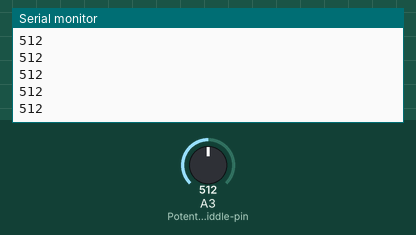
The program below on a simulated Arduino Micro, built with avr-gcc and run on an emulated ATmega32U4. Shown: the last lines printed to the serial monitor. The test bench sets the inputs (shaded band); at power-on: A3 (Potentiometer_middle-pin) = 512. USB keyboard and mouse output is not drawn.

Above: at 1.2 s.
1.3 s: A3 (Potentiometer_middle-pin) set to 716
At 2.1 s:
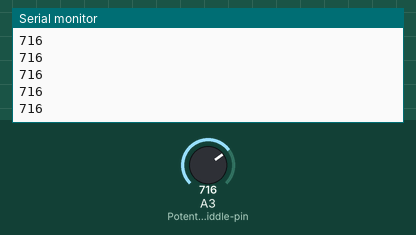
2.8 s: A3 (Potentiometer_middle-pin) set to 900
At 3.5 s:
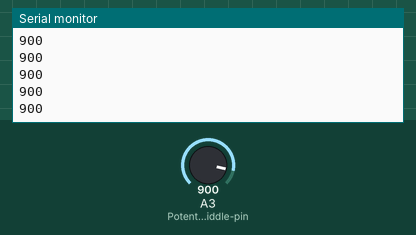
Timing chart, 0 to 5.8 s (numbered marks = the images above; inputs shaded):
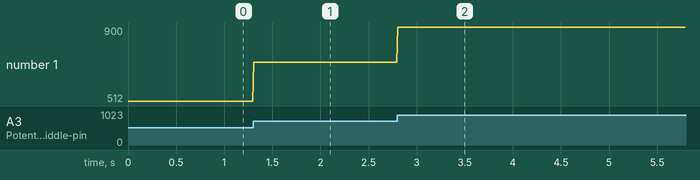

Measured:
- after the input at 1.3 s, the serial monitor: prints a new line at once (image 1)
- after the input at 2.8 s, the serial monitor: prints a new line at once (image 2)
- plotted number 1: 512 → 716 after the input at 1.3 s, 716 → 900 after the input at 2.8 s

The program:

main.cpp
```cpp
// Simple arcade stick example that demonstrates how to read twelve
// Arduino Pro Micro digital pins and map them to the
// Arduino Joystick library.
//

// The digital pins 2 - 20 are grounded when they are pressed.
// Pin 10, A10, Red = UP
// Pin 15, D15, Yellow = RIGHT
// Pin 16, D16, Orange = DOWN
// Pin 14, D14, Green = LEFT

// Pin 9, A9 = Button 1
// Pin 8, A8 = Button 2
// Pin 7, D7 = Button 3
// Pin 3, D3 = Button 4
// Pin 2, D2 = Button 5
// Pin 4, A6 = Button 6

// Pin 20, A2 = Select Button 1
// Pin 19, A1 = Start Button 2

// Pin 5, D5 = Other Button
// Pin 6, A7 = Other Button
// Pin 18, A0 = Other Button
// Pin 21, A3 = Other Button

// NOTE: This sketch file is for use with Arduino Pro Micro only.
//
// Original gamepad example by Matthew Heironimus
// 2016-11-24
// Adapted for arcade machine setup by Ben Parmeter
// 2019-05-20
//--------------------------------------------------------------------

#include <Joystick.h>

Joystick_ Joystick(JOYSTICK_DEFAULT_REPORT_ID,JOYSTICK_TYPE_GAMEPAD,
  8, 0,                  // Button Count, Hat Switch Count
  true, true, false,     // X and Y, but no Z Axis
  false, false, false,   // No Rx, Ry, or Rz
  false, false,          // No rudder or throttle
  false, false, false);  // No accelerator, brake, or steering

void setup() {
   pinMode(21, INPUT_PULLUP); // Potentiometer middle-pin to ADC for Joystick X Axis

  // Initialize Joystick Library
  Joystick.begin();

  //Arduino Micro ADC resolution 1024
  //The values I enter here are the ADC values from when the controller is in the far left and far right position, respectively.
  //I would be 0, and 1024, respectively, if I used the full range of the potentiometer, but with a steering wheel that's not the case,
  //I only use 180 degrees.
  Joystick.setXAxisRange(85, 250);
  Joystick.setYAxisRange(-1, 1);
}

// Last state of the buttons
int lastButtonState[16] = {0,0,0,0,0,0,0,0,0,0,0,0,0,0,0,0};
int buttonMap[16] = {10,15,16,14,9,8,7,3,2,4,20,19,5,6,18,21};

// ButtonMap = 0, Pin 10 = UP
// ButtonMap = 1, Pin 15 = RIGHT
// ButtonMap = 2, Pin 16 = DOWN
// ButtonMap = 3, Pin 14 = LEFT

// ButtonMap = 4, Pin 9 = Button 1
// ButtonMap = 5, Pin 8 = Button 2
// ButtonMap = 6, Pin 7 = Button 3
// ButtonMap = 7, Pin 3 = Button 4
// ButtonMap = 8, Pin 2 = Button 5
// ButtonMap = 9, Pin 4 = Button 6

// ButtonMap = 10, Pin 20 = Select Button 1
// ButtonMap = 11, Pin 19 = Start Button 2

// ButtonMap = 12, Pin 5 = Other Button
// ButtonMap = 13, Pin 6 = Other Button
// ButtonMap = 14, Pin 18 = Other Button
// ButtonMap = 15, Pin 21 = Other Button


void loop() {

  int x = analogRead(21);
  Serial.println(x);
  Joystick.setXAxis(x);
  delay(10);
}
```
